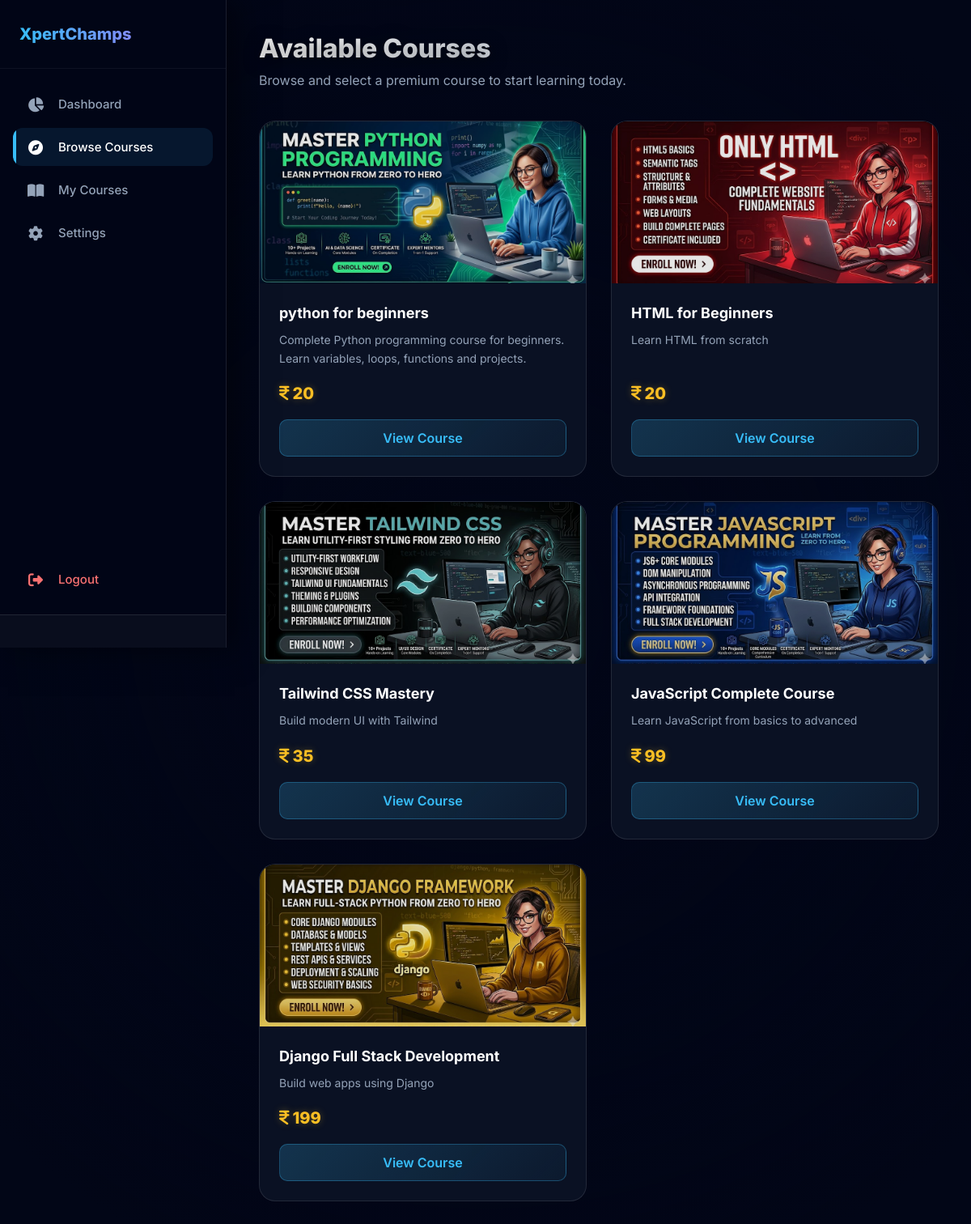
Page /courses/ on the committed database.
### courses/models.py (models this page shows, shortened)
class Course(models.Model):
    title = models.CharField(max_length=200)
    description = models.TextField()
    price = models.IntegerField()
    image = models.ImageField(upload_to='course_images/', blank=True, null=True)

### courses/views.py (the view)
# urls.py: path('courses/',views.course_list,name="courses"),
def course_list(request):
    courses = Course.objects.all()
    return render(request,"course_list.html",{"courses":courses})

### courses/templates/course_list.html (shortened to what this page needs)
<!DOCTYPE html>
<html lang="en">
<head>
    <link rel="stylesheet" href="https://cdnjs.cloudflare.com/ajax/libs/font-awesome/6.4.0/css/all.min.css">
</head>
<body>
    <aside class="sidebar" id="sidebar">
        <div class="brand">
            <h2>XpertChamps</h2>
        </div>
        <ul class="nav-links">
            <li class="nav-item">
                <a href="/dashboard/">
                    <i class="fa-solid fa-chart-pie"></i>
                    <span class="nav-text">Dashboard</span>
                </a>
            </li>
            <li class="nav-item">
                <a href="/courses/" class="active">
                    <i class="fa-solid fa-compass"></i>
                    <span class="nav-text">Browse Courses</span>
                </a>
            </li>
            <li class="nav-item">
                <a href="/my-courses/">
                    <i class="fa-solid fa-book-open"></i>
                    <span class="nav-text">My Courses</span>
                </a>
            </li>
            <li class="nav-item">
                <a href="/settings/">
                    <i class="fa-solid fa-gear"></i>
                    <span class="nav-text">Settings</span>
                </a>
            </li>
            <li class="nav-item" style="margin-top: auto;">
                <a href="/logout/" style="color: #f87171;">
                    <i class="fa-solid fa-right-from-bracket"></i>
                    <span class="nav-text">Logout</span>
                </a>
            </li>
        </ul>
        <div class="sidebar-profile-container">
        </div>
    </aside>
    <main class="main-content">
        <div class="page-header">
            <h1>Available Courses</h1>
            <p>Browse and select a premium course to start learning today.</p>
        </div>
        <div class="course-grid">
            {% if courses %}
                {% for course in courses %}
                    <div class="course-card">
                        <div class="card-image-wrapper">
                            {% if course.image %}
                                <img src="{{ course.image.url }}" alt="{{ course.title }}">
                            {% else %}
                                <img src="https://images.unsplash.com/photo-1516321318423-f06f85e504b3?auto=format&fit=crop&q=80&w=600&h=400" alt="Course Image">
                            {% endif %}
                        </div>
                        <div class="card-content">
                            <h3>{{ course.title }}</h3>
                            <p>{{ course.description }}</p>
                            <div class="price-tag">
                                <i class="fa-solid fa-indian-rupee-sign"></i> {{ course.price }}
                            </div>
                            <a href="/course/{{ course.id }}/" class="btn-view">
                                View Course
                            </a>
                        </div>
                    </div>
                {% endfor %}
            {% else %}
                <div class="empty-state">
                    <i class="fa-solid fa-box-open" style="font-size: 40px; margin-bottom: 15px; color: rgba(255,255,255,0.2);"></i>
                    <h3>No courses found</h3>
                    <p>Check back later for new updates.</p>
                </div>
            {% endif %}
        </div>
    </main>
</body>
</html>

### rows in the picture
Course: image (picture), title "python for beginners", description "Complete Python programming course for beginners. Learn variables, loops, functions and projects.", price "20"
Course: image (picture), title "HTML for Beginners", description "Learn HTML from scratch", price "20"
Course: image (picture), title "Tailwind CSS Mastery", description "Build modern UI with Tailwind", price "35"
Course: image (picture), title "JavaScript Complete Course", description "Learn JavaScript from basics to advanced", price "99"
Course: image (picture), title "Django Full Stack Development", description "Build web apps using Django", price "199"
